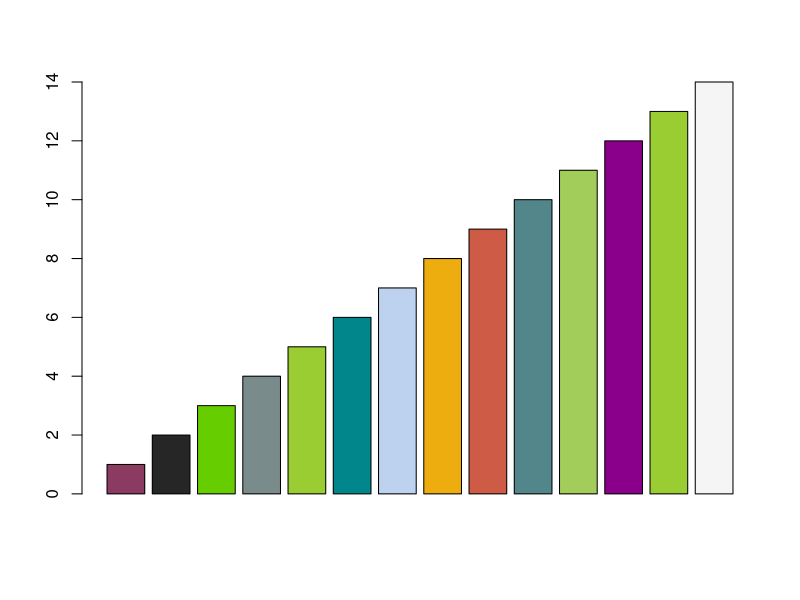

Reproduce this figure in R. (Note: this script raises an error after producing the figure.)
### colors 

# stuff I like
cols <- c("hotpink4", "gray15",
          "chartreuse3", 
          "lightcyan4","yellowgreen",
          "turquoise4","lightsteelblue2",
          "darkgoldenrod2", "coral3","cadetblue4",
          "darkolivegreen3", "darkmagenta", "olivedrab3", 
          "#F5F5F5")

barplot(seq(1:length(cols)), col=cols)


# colsmonths
cm <- c()
cols <- c("hotpink4","coral3",
          "darkgoldenrod2", "olivedrab3",
          "cadetblue4","lightsteelblue2", "lightcyan4")
levels(all$month)

cols <- c("cadetblue4", "lightsteelblue2","hotpink4","coral3",
          "darkgoldenrod2", "olivedrab3", "lightcyan4")
barplot(seq(1:length(cols)), col=cols)


# this paper
cols2 <- c("hotpink4", "chartreuse3")
barplot(seq(1:length(cols2)), col=cols2)

grays <- c("gray87", "gray29")
barplot(seq(1:length(grays)), col=grays)
